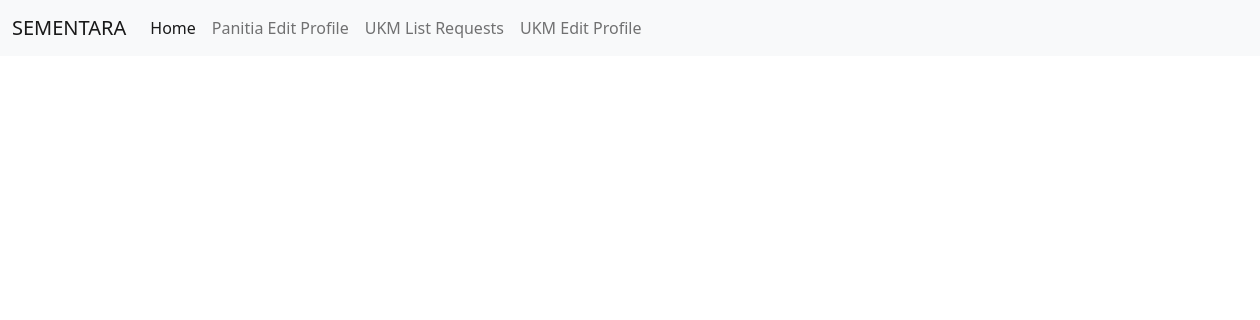
Before: / with the older database file.
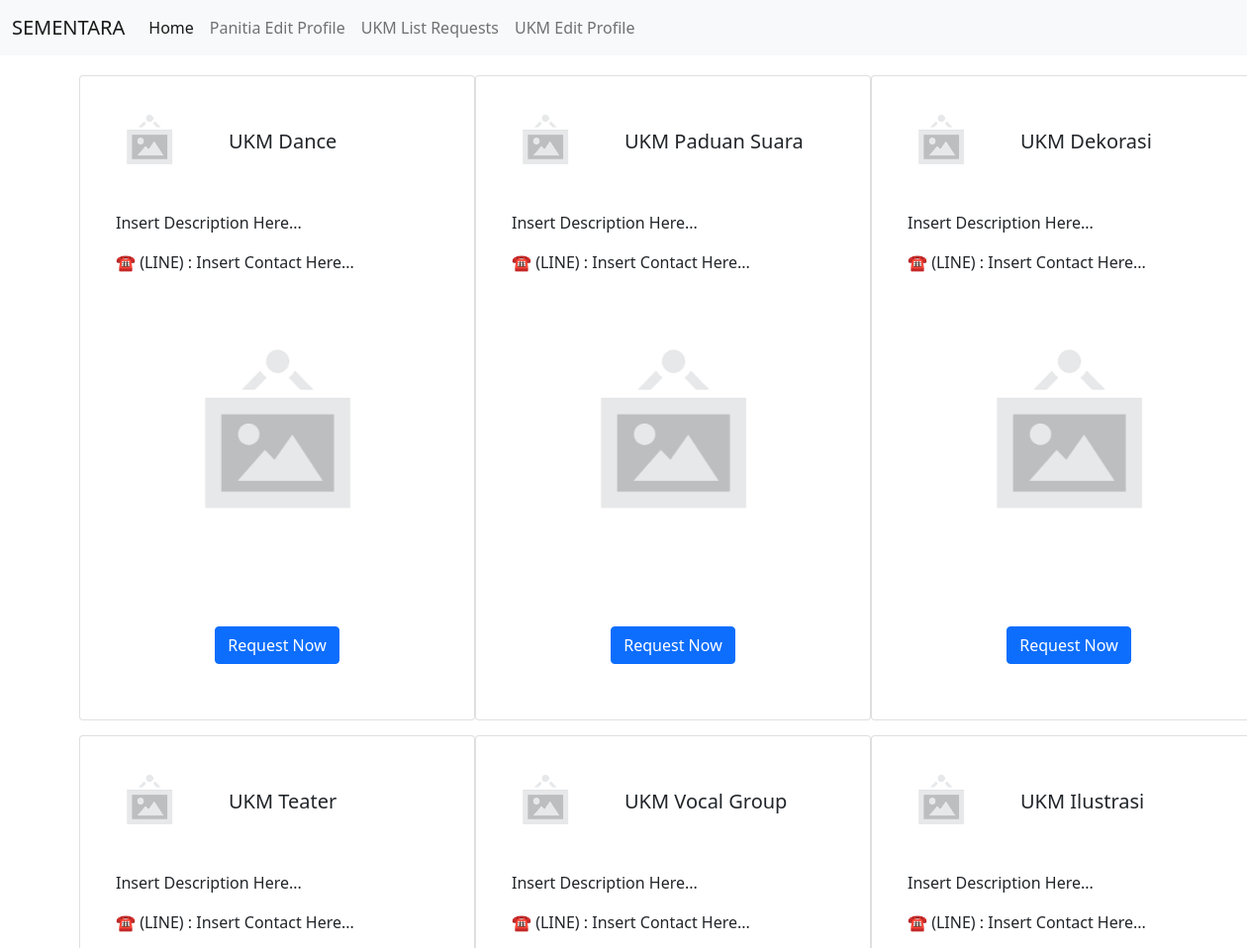
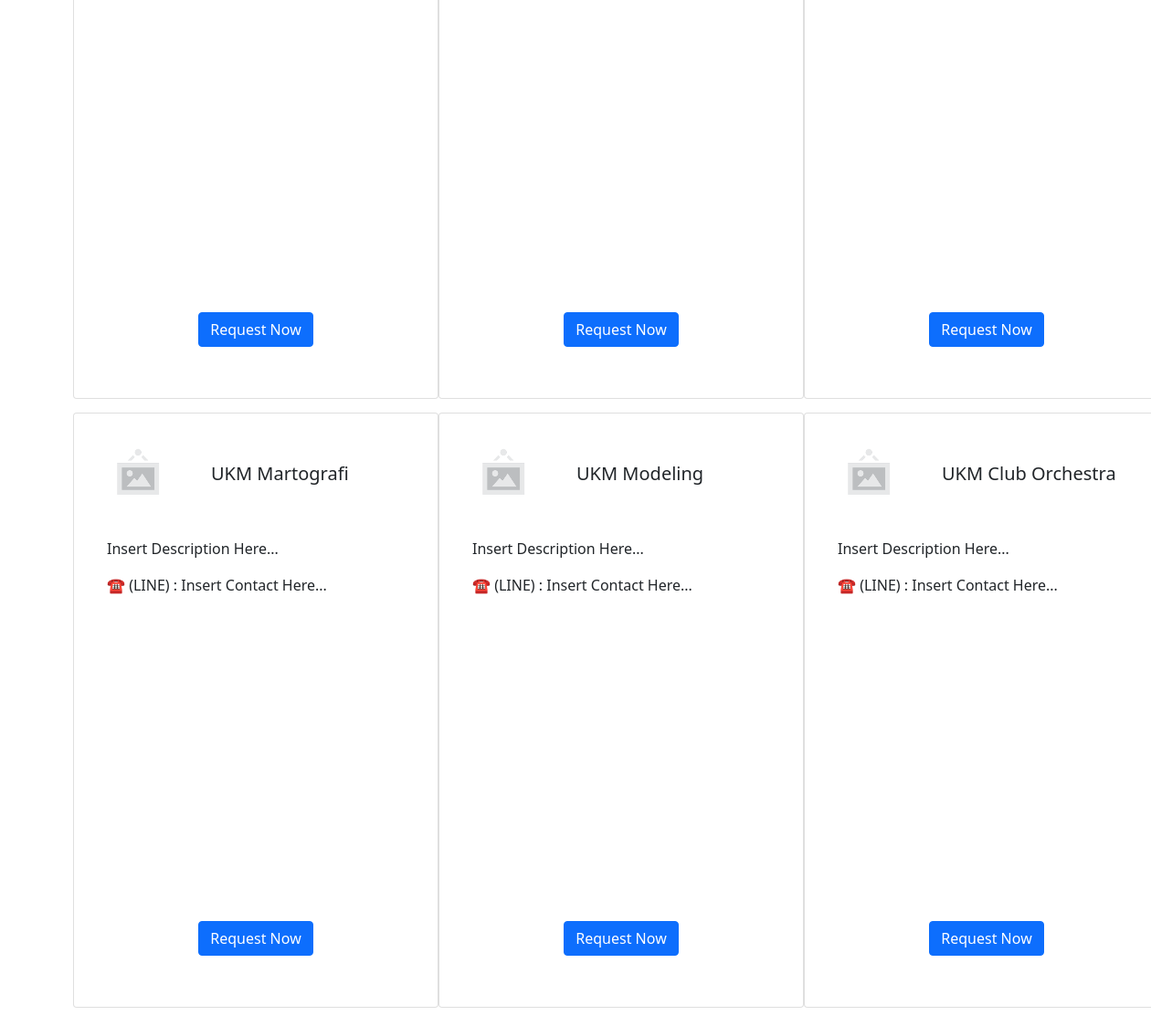
After: the same page with the newer database file (2 pictures, top to bottom).
### tables this page shows
CREATE TABLE `ukm` (
  `id` int(11) NOT NULL,
  `nama` varchar(64) NOT NULL,
  `deskripsi` varchar(1000) NOT NULL,
  `contact_person` varchar(24) NOT NULL,
  `foto` varchar(1000) NOT NULL,
  `logo` varchar(1000) NOT NULL
);

### index.php (the view, shortened to what this page needs)
<?php
include "connect.php";
?>
<!doctype html>
<html lang="en">
<head>
  <link href="https://cdn.jsdelivr.net/npm/bootstrap@5.0.2/dist/css/bootstrap.min.css" rel="stylesheet"
>
</head>
<body>
  <div class="container menu" style="row-gap: 15px;">
    <?php
    $stmt = $pdo->query("SELECT * FROM `ukm` WHERE 1");
    while ($row = $stmt->fetch()) {
        $id = $row['id'];
        $nama = $row['nama'];
        $deskripsi = $row['deskripsi'];
        $contact = $row['contact_person'];
        $foto = $row['foto'];
        $logo = $row['logo'];
        $card1= '<div class="card" style="padding: 20px;">
        <div class="" style="height: 100px; display: grid; grid-template-columns: 100px 1fr ;">
          <div class="" style="height: 100px;">
            <div>
              <img src="'.$logo.'" alt=""
                style="object-fit: contain; height: 100px;">
            </div>
          </div>
          <div class="" style="grid-template-rows: 1fr 1fr 1fr; display: grid; height: 100px; padding: 30px;">
            <div></div>
            <div>
              <h5 class="card-title">'.$nama.'</h5>
            </div>
            <div></div>
          </div>
        </div>
        <div class="card-body">
          <p class="card-text">'.$deskripsi.'</p>
          <p class="card-text">☎️ (LINE) : '.$contact.'</p>
          <div id="carouselExampleIndicators'.$id.'" class="carousel slide" data-bs-ride="carousel">
            <div class="carousel-inner">
            <center>';
            $card2= '
            </center>
            </div>
            <button class="carousel-control-prev" type="button" data-bs-target="#carouselExampleIndicators'.$id.'"
              data-bs-slide="prev">
              <span class="carousel-control-prev-icon" aria-hidden="true"></span>
              <span class="visually-hidden">Previous</span>
            </button>
            <button class="carousel-control-next" type="button" data-bs-target="#carouselExampleIndicators'.$id.'"
              data-bs-slide="next">
              <span class="carousel-control-next-icon" aria-hidden="true"></span>
              <span class="visually-hidden">Next</span>
            </button>
          </div>
          <center style="margin: 20px;">
            <a href="hal3.php?id_ukm='.$id.'" class="btn btn-primary">Request Now</a>
          </center>
        </div>
      </div>
      ';
      echo $card1;
      $tags = explode(';',$foto);
      unset($tags[0]);
      $checkExt = explode('.',$tags[1]);
      if ($checkExt[1]=="mp4"){
        echo '
        <div class="carousel-item active">
        <video controls id="video" autoplay="true" loop="loop" preload="auto">
        <source src="'.$tags[1].'"  type="video/mp4">
        </video>
        </div>';
      }else{
        echo '<div class="carousel-item active"> <img src="'.$tags[1].'" class="d-block w-100" alt="..."> </div>';
      }
      echo $card2;
    }
    ?>
  </div>
</body>
</html>

### index.php (style rules this page uses)
@media only screen and (min-width: 1001px) { .menu { display: grid; grid-template-columns: 1fr 1fr 1fr; padding: 20px; } }
@media only screen and (min-width: 1001px) { .card { margin: 0px; width: 25rem; } }
@media only screen and (min-width: 1001px) { .carousel-item { max-height: 20rem; } }
@media only screen and (min-width: 1001px) { img { object-fit: contain; max-height: 20rem; } }

Changed rows visible on the page:
added ukm: logo (placeholder picture), nama "UKM Dance", deskripsi "Insert Description Here...", contact_person "Insert Contact Here..."
added ukm: logo (placeholder picture), nama "UKM Paduan Suara", deskripsi "Insert Description Here...", contact_person "Insert Contact Here..."
added ukm: logo (placeholder picture), nama "UKM Dekorasi", deskripsi "Insert Description Here...", contact_person "Insert Contact Here..."
added ukm: logo (placeholder picture), nama "UKM Teater", deskripsi "Insert Description Here...", contact_person "Insert Contact Here..."
added ukm: logo (placeholder picture), nama "UKM Vocal Group", deskripsi "Insert Description Here...", contact_person "Insert Contact Here..."
added ukm: logo (placeholder picture), nama "UKM Ilustrasi", deskripsi "Insert Description Here...", contact_person "Insert Contact Here..."
added ukm: logo (placeholder picture), nama "UKM Martografi", deskripsi "Insert Description Here...", contact_person "Insert Contact Here..."
added ukm: logo (placeholder picture), nama "UKM Modeling", deskripsi "Insert Description Here...", contact_person "Insert Contact Here..."
added ukm: logo (placeholder picture), nama "UKM Club Orchestra", deskripsi "Insert Description Here...", contact_person "Insert Contact Here..."
